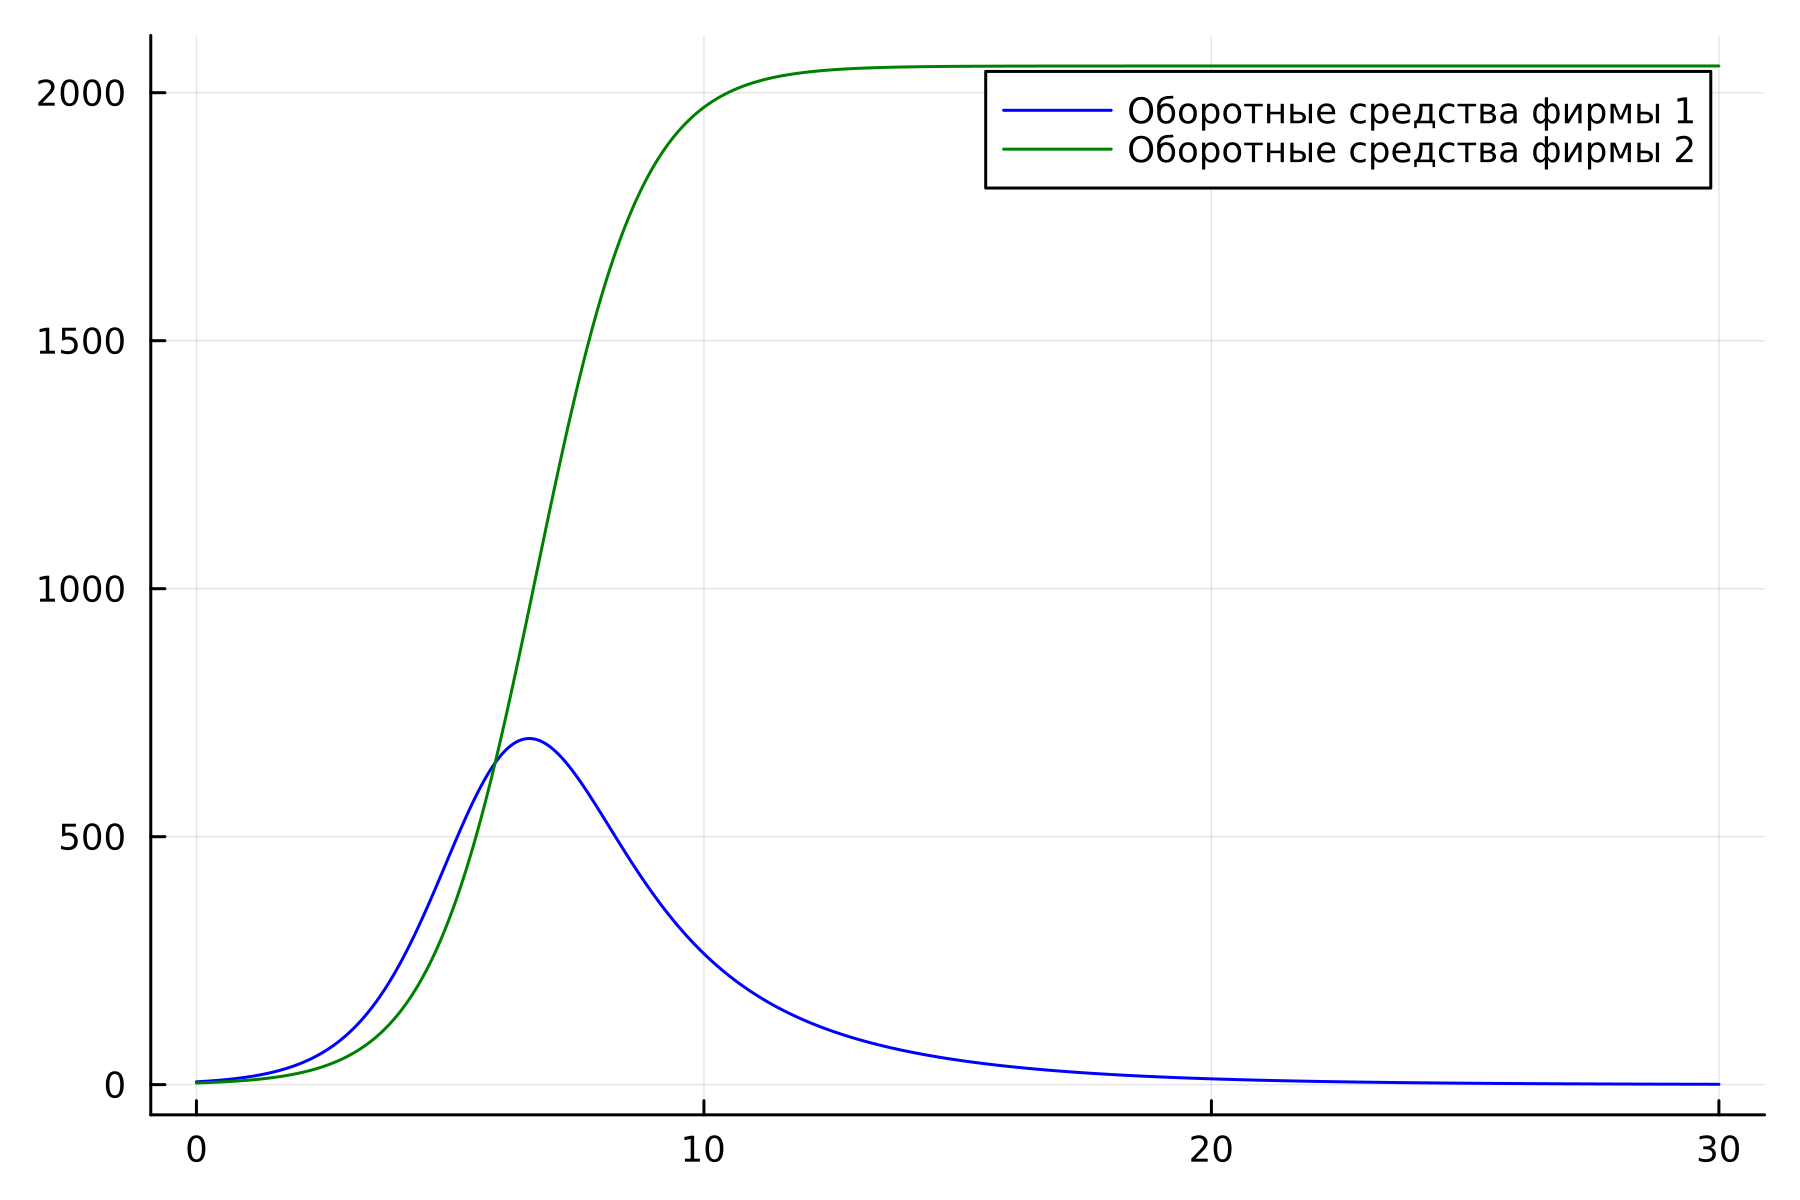

Here is the Julia script that generated this plot:
using Plots
using DifferentialEquations

p_cr = 30
tau1 = 11
p1 = 10.5 
tau2 = 14
p2 = 9.2 
N = 23 
q = 1

a1 = p_cr / (tau1 * tau1 * p1 * p1 * N * q)
a2 = p_cr / (tau2 * tau2 * p2 * p2 * N *q)
b = p_cr / (tau1 * tau1 * tau2 * tau2 * p1 * p1 * p2 * p2 * N * q)
c1 = (p_cr - p1) / (tau1 * p1)
c2 = (p_cr - p2) / (tau2 * p2)


function ode_fn(du, u, p, t)
  M1, M2 = u
  du[1] = u[1] - (b / c1 + 0.00062)*u[1] * u[2] - a1 / c1*u[1] * u[1]
  du[2] = c2 / c1*u[2] - b / c1*u[1] * u[2] - a2 / c1*u[2] * u[2]
end

v0 = [5.7, 3.4]
tspan = (0.0, 30.0)
prob = ODEProblem(ode_fn, v0, tspan)
sol = solve(prob, dtmax = 0.05)
M1 = [u[1] for u in sol.u]
M2 = [u[2] for u in sol.u]
T = [t for t in sol.t]

plt = plot(
           dpi = 300,
           legend = :topright)

plot!(
      plt,
      T,
      M1,
      label = "Оборотные средства фирмы 1",
      color = :blue)

plot!(
      plt,
      T,
      M2,
      label = "Оборотные средства фирмы 2",
      color = :green)

savefig(plt, "lab08_2.png")

